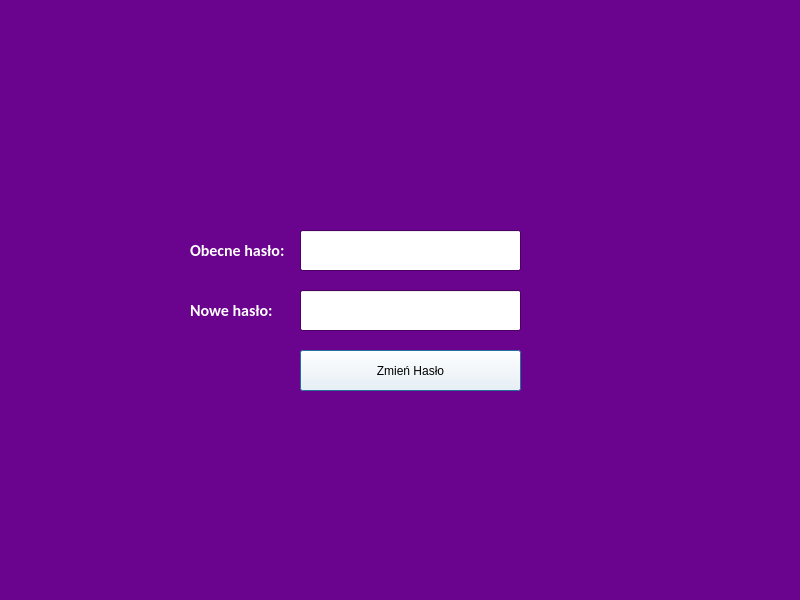
<?xml version="1.0" encoding="UTF-8"?>
<ui version="4.0">
 <class>editProfileDialog</class>
 <widget class="QDialog" name="editProfileDialog">
  <property name="geometry">
   <rect>
    <x>0</x>
    <y>0</y>
    <width>800</width>
    <height>600</height>
   </rect>
  </property>
  <property name="minimumSize">
   <size>
    <width>800</width>
    <height>600</height>
   </size>
  </property>
  <property name="maximumSize">
   <size>
    <width>800</width>
    <height>600</height>
   </size>
  </property>
  <property name="palette">
   <palette>
    <active>
     <colorrole role="Window">
      <brush brushstyle="SolidPattern">
       <color alpha="255">
        <red>106</red>
        <green>3</green>
        <blue>141</blue>
       </color>
      </brush>
     </colorrole>
    </active>
    <inactive>
     <colorrole role="Window">
      <brush brushstyle="SolidPattern">
       <color alpha="255">
        <red>106</red>
        <green>3</green>
        <blue>141</blue>
       </color>
      </brush>
     </colorrole>
    </inactive>
    <disabled>
     <colorrole role="Base">
      <brush brushstyle="SolidPattern">
       <color alpha="255">
        <red>106</red>
        <green>3</green>
        <blue>141</blue>
       </color>
      </brush>
     </colorrole>
     <colorrole role="Window">
      <brush brushstyle="SolidPattern">
       <color alpha="255">
        <red>106</red>
        <green>3</green>
        <blue>141</blue>
       </color>
      </brush>
     </colorrole>
    </disabled>
   </palette>
  </property>
  <property name="windowTitle">
   <string>Dialog</string>
  </property>
  <property name="styleSheet">
   <string notr="true"/>
  </property>
  <widget class="QPushButton" name="changePasswordButton">
   <property name="geometry">
    <rect>
     <x>300</x>
     <y>350</y>
     <width>221</width>
     <height>41</height>
    </rect>
   </property>
   <property name="styleSheet">
    <string notr="true">background-color: rgb(255, 255, 255);</string>
   </property>
   <property name="text">
    <string>Zmień Hasło</string>
   </property>
  </widget>
  <widget class="QLabel" name="editProfileLabel">
   <property name="geometry">
    <rect>
     <x>300</x>
     <y>90</y>
     <width>221</width>
     <height>70</height>
    </rect>
   </property>
   <property name="styleSheet">
    <string notr="true"/>
   </property>
   <property name="text">
    <string/>
   </property>
   <property name="scaledContents">
    <bool>true</bool>
   </property>
  </widget>
  <widget class="QLabel" name="label">
   <property name="geometry">
    <rect>
     <x>190</x>
     <y>230</y>
     <width>101</width>
     <height>41</height>
    </rect>
   </property>
   <property name="palette">
    <palette>
     <active>
      <colorrole role="WindowText">
       <brush brushstyle="SolidPattern">
        <color alpha="255">
         <red>255</red>
         <green>255</green>
         <blue>255</blue>
        </color>
       </brush>
      </colorrole>
     </active>
     <inactive>
      <colorrole role="WindowText">
       <brush brushstyle="SolidPattern">
        <color alpha="255">
         <red>255</red>
         <green>255</green>
         <blue>255</blue>
        </color>
       </brush>
      </colorrole>
     </inactive>
     <disabled/>
    </palette>
   </property>
   <property name="font">
    <font>
     <family>Calibri</family>
     <pointsize>12</pointsize>
     <bold>true</bold>
    </font>
   </property>
   <property name="text">
    <string>Obecne hasło:</string>
   </property>
  </widget>
  <widget class="QLabel" name="label_2">
   <property name="geometry">
    <rect>
     <x>190</x>
     <y>290</y>
     <width>101</width>
     <height>41</height>
    </rect>
   </property>
   <property name="palette">
    <palette>
     <active>
      <colorrole role="WindowText">
       <brush brushstyle="SolidPattern">
        <color alpha="255">
         <red>255</red>
         <green>255</green>
         <blue>255</blue>
        </color>
       </brush>
      </colorrole>
     </active>
     <inactive>
      <colorrole role="WindowText">
       <brush brushstyle="SolidPattern">
        <color alpha="255">
         <red>255</red>
         <green>255</green>
         <blue>255</blue>
        </color>
       </brush>
      </colorrole>
     </inactive>
     <disabled/>
    </palette>
   </property>
   <property name="font">
    <font>
     <family>Calibri</family>
     <pointsize>12</pointsize>
     <bold>true</bold>
    </font>
   </property>
   <property name="text">
    <string>Nowe hasło:</string>
   </property>
  </widget>
  <widget class="QLineEdit" name="oldPassword">
   <property name="geometry">
    <rect>
     <x>300</x>
     <y>230</y>
     <width>221</width>
     <height>41</height>
    </rect>
   </property>
  </widget>
  <widget class="QLineEdit" name="newPassword">
   <property name="geometry">
    <rect>
     <x>300</x>
     <y>290</y>
     <width>221</width>
     <height>41</height>
    </rect>
   </property>
  </widget>
 </widget>
 <resources/>
 <connections/>
</ui>
